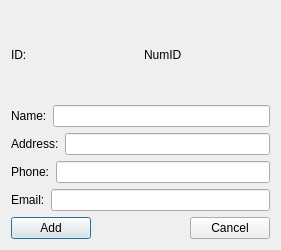
<?xml version="1.0" encoding="UTF-8"?>
<ui version="4.0">
 <class>AddStudentWindow</class>
 <widget class="QDialog" name="AddStudentWindow">
  <property name="geometry">
   <rect>
    <x>0</x>
    <y>0</y>
    <width>281</width>
    <height>250</height>
   </rect>
  </property>
  <property name="windowTitle">
   <string>Dialog</string>
  </property>
  <layout class="QHBoxLayout" name="horizontalLayout_7">
   <item>
    <layout class="QVBoxLayout" name="verticalLayout_2">
     <item>
      <layout class="QVBoxLayout" name="verticalLayout">
       <item>
        <layout class="QHBoxLayout" name="horizontalLayout">
         <item>
          <widget class="QLabel" name="label">
           <property name="text">
            <string>ID:</string>
           </property>
          </widget>
         </item>
         <item>
          <widget class="QLabel" name="label_ID">
           <property name="text">
            <string>NumID</string>
           </property>
          </widget>
         </item>
        </layout>
       </item>
       <item>
        <layout class="QHBoxLayout" name="horizontalLayout_2">
         <item>
          <widget class="QLabel" name="label_2">
           <property name="text">
            <string>Name:</string>
           </property>
          </widget>
         </item>
         <item>
          <widget class="QLineEdit" name="lineEditName"/>
         </item>
        </layout>
       </item>
       <item>
        <layout class="QHBoxLayout" name="horizontalLayout_3">
         <item>
          <widget class="QLabel" name="label_3">
           <property name="text">
            <string>Address:</string>
           </property>
          </widget>
         </item>
         <item>
          <widget class="QLineEdit" name="lineEditAddress"/>
         </item>
        </layout>
       </item>
       <item>
        <layout class="QHBoxLayout" name="horizontalLayout_4">
         <item>
          <widget class="QLabel" name="label_4">
           <property name="text">
            <string>Phone:</string>
           </property>
          </widget>
         </item>
         <item>
          <widget class="QLineEdit" name="lineEditPhone"/>
         </item>
        </layout>
       </item>
       <item>
        <layout class="QHBoxLayout" name="horizontalLayout_5">
         <item>
          <widget class="QLabel" name="label_5">
           <property name="text">
            <string>Email:</string>
           </property>
          </widget>
         </item>
         <item>
          <widget class="QLineEdit" name="lineEditEmail"/>
         </item>
        </layout>
       </item>
      </layout>
     </item>
     <item>
      <layout class="QHBoxLayout" name="horizontalLayout_6">
       <item>
        <widget class="QPushButton" name="pushButton">
         <property name="text">
          <string>Add</string>
         </property>
        </widget>
       </item>
       <item>
        <spacer name="horizontalSpacer">
         <property name="orientation">
          <enum>Qt::Horizontal</enum>
         </property>
         <property name="sizeHint" stdset="0">
          <size>
           <width>40</width>
           <height>20</height>
          </size>
         </property>
        </spacer>
       </item>
       <item>
        <widget class="QPushButton" name="pushButton_2">
         <property name="text">
          <string>Cancel</string>
         </property>
        </widget>
       </item>
      </layout>
     </item>
    </layout>
   </item>
  </layout>
 </widget>
 <resources/>
 <connections/>
</ui>
